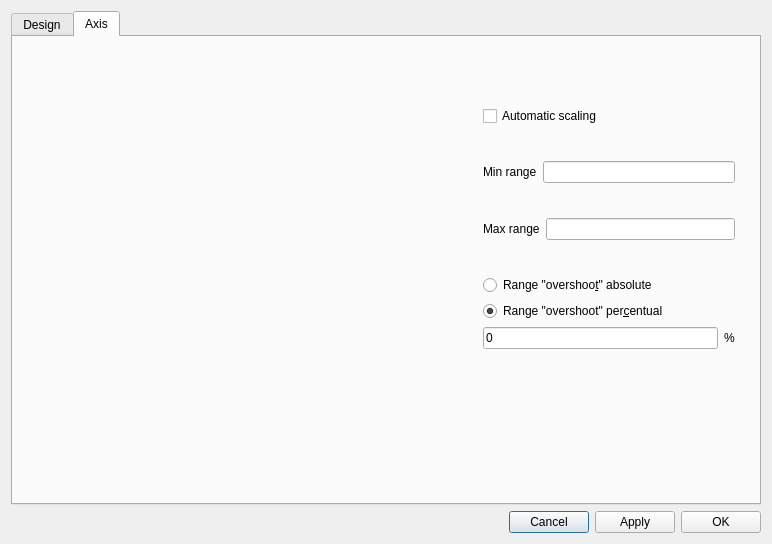
<?xml version="1.0" encoding="UTF-8"?>
<ui version="4.0">
 <class>ChartSettingsDialog</class>
 <widget class="QDialog" name="ChartSettingsDialog">
  <property name="geometry">
   <rect>
    <x>0</x>
    <y>0</y>
    <width>772</width>
    <height>544</height>
   </rect>
  </property>
  <property name="windowTitle">
   <string>Dialog</string>
  </property>
  <layout class="QVBoxLayout" name="verticalLayout">
   <item>
    <widget class="QTabWidget" name="tabWidget">
     <property name="currentIndex">
      <number>1</number>
     </property>
     <widget class="QWidget" name="tab">
      <attribute name="title">
       <string>Design</string>
      </attribute>
      <widget class="QListView" name="listView">
       <property name="geometry">
        <rect>
         <x>30</x>
         <y>30</y>
         <width>181</width>
         <height>361</height>
        </rect>
       </property>
      </widget>
      <widget class="QWidget" name="layoutWidget">
       <property name="geometry">
        <rect>
         <x>450</x>
         <y>60</y>
         <width>137</width>
         <height>68</height>
        </rect>
       </property>
       <layout class="QVBoxLayout" name="verticalLayout_3">
        <item>
         <layout class="QHBoxLayout" name="horizontalLayout_6">
          <item>
           <widget class="QLabel" name="label_4">
            <property name="text">
             <string>Color</string>
            </property>
           </widget>
          </item>
          <item>
           <widget class="QComboBox" name="cb_line_color"/>
          </item>
         </layout>
        </item>
        <item>
         <layout class="QHBoxLayout" name="horizontalLayout_5">
          <item>
           <widget class="QLabel" name="label_5">
            <property name="text">
             <string>Style</string>
            </property>
           </widget>
          </item>
          <item>
           <widget class="QComboBox" name="cb_line_style"/>
          </item>
         </layout>
        </item>
       </layout>
      </widget>
     </widget>
     <widget class="QWidget" name="tab_2">
      <attribute name="title">
       <string>Axis</string>
      </attribute>
      <widget class="QWidget" name="layoutWidget">
       <property name="geometry">
        <rect>
         <x>470</x>
         <y>40</y>
         <width>252</width>
         <height>301</height>
        </rect>
       </property>
       <layout class="QVBoxLayout" name="verticalLayout_4">
        <item>
         <widget class="QCheckBox" name="checkBox">
          <property name="text">
           <string>Automatic scaling</string>
          </property>
         </widget>
        </item>
        <item>
         <layout class="QHBoxLayout" name="horizontalLayout_2">
          <item>
           <widget class="QLabel" name="label">
            <property name="text">
             <string>Min range</string>
            </property>
           </widget>
          </item>
          <item>
           <widget class="QLineEdit" name="txt_min_range"/>
          </item>
         </layout>
        </item>
        <item>
         <layout class="QHBoxLayout" name="horizontalLayout_3">
          <item>
           <widget class="QLabel" name="label_2">
            <property name="text">
             <string>Max range</string>
            </property>
           </widget>
          </item>
          <item>
           <widget class="QLineEdit" name="txt_max_range"/>
          </item>
         </layout>
        </item>
        <item>
         <layout class="QVBoxLayout" name="verticalLayout_2">
          <item>
           <widget class="QRadioButton" name="radioButton">
            <property name="text">
             <string>Range &quot;overshoo&amp;t&quot; absolute</string>
            </property>
            <property name="checked">
             <bool>false</bool>
            </property>
           </widget>
          </item>
          <item>
           <widget class="QRadioButton" name="radioButton_2">
            <property name="text">
             <string>Range &quot;overshoot&quot; per&amp;centual</string>
            </property>
            <property name="checked">
             <bool>true</bool>
            </property>
           </widget>
          </item>
          <item>
           <layout class="QHBoxLayout" name="horizontalLayout_4">
            <item>
             <widget class="QLineEdit" name="txt_overshoot">
              <property name="text">
               <string>0</string>
              </property>
             </widget>
            </item>
            <item>
             <widget class="QLabel" name="label_3">
              <property name="sizePolicy">
               <sizepolicy hsizetype="Fixed" vsizetype="Fixed">
                <horstretch>0</horstretch>
                <verstretch>0</verstretch>
               </sizepolicy>
              </property>
              <property name="text">
               <string notr="true">%</string>
              </property>
             </widget>
            </item>
           </layout>
          </item>
         </layout>
        </item>
       </layout>
      </widget>
     </widget>
    </widget>
   </item>
   <item>
    <layout class="QHBoxLayout" name="horizontalLayout">
     <item>
      <spacer name="horizontalSpacer">
       <property name="orientation">
        <enum>Qt::Horizontal</enum>
       </property>
       <property name="sizeHint" stdset="0">
        <size>
         <width>40</width>
         <height>20</height>
        </size>
       </property>
      </spacer>
     </item>
     <item>
      <widget class="QPushButton" name="pushButton_3">
       <property name="text">
        <string>Cancel</string>
       </property>
      </widget>
     </item>
     <item>
      <widget class="QPushButton" name="pushButton_2">
       <property name="text">
        <string>Apply</string>
       </property>
      </widget>
     </item>
     <item>
      <widget class="QPushButton" name="pushButton">
       <property name="text">
        <string>OK</string>
       </property>
      </widget>
     </item>
    </layout>
   </item>
  </layout>
 </widget>
 <resources/>
 <connections>
  <connection>
   <sender>checkBox</sender>
   <signal>toggled(bool)</signal>
   <receiver>txt_min_range</receiver>
   <slot>setDisabled(bool)</slot>
   <hints>
    <hint type="sourcelabel">
     <x>314</x>
     <y>178</y>
    </hint>
    <hint type="destinationlabel">
     <x>387</x>
     <y>214</y>
    </hint>
   </hints>
  </connection>
  <connection>
   <sender>checkBox</sender>
   <signal>toggled(bool)</signal>
   <receiver>txt_max_range</receiver>
   <slot>setDisabled(bool)</slot>
   <hints>
    <hint type="sourcelabel">
     <x>293</x>
     <y>177</y>
    </hint>
    <hint type="destinationlabel">
     <x>379</x>
     <y>274</y>
    </hint>
   </hints>
  </connection>
  <connection>
   <sender>radioButton</sender>
   <signal>toggled(bool)</signal>
   <receiver>label_3</receiver>
   <slot>setHidden(bool)</slot>
   <hints>
    <hint type="sourcelabel">
     <x>338</x>
     <y>327</y>
    </hint>
    <hint type="destinationlabel">
     <x>502</x>
     <y>391</y>
    </hint>
   </hints>
  </connection>
 </connections>
</ui>
